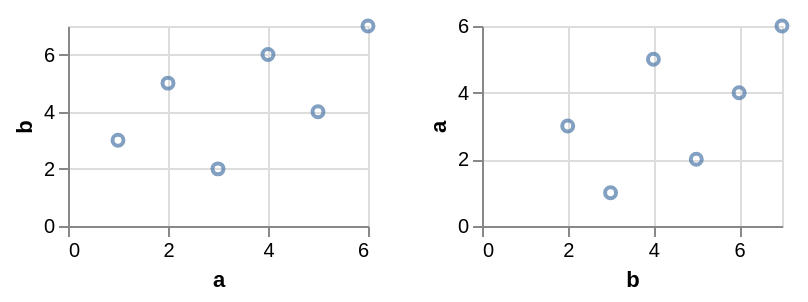

Write the Vega-Lite specification saved for this chart.
### Vega-Lite specification from a JSON file in a GitHub repository (floating-point values rounded to 4 significant figures)
{"$schema": "https://vega.github.io/schema/vega-lite/v6.json", "data": {"values": [{"a": 1, "b": 3, "c": "x", "d": "2020-01-01"}, {"a": 2, "b": 5, "c": "y", "d": "2020-03-01"}, {"a": 3, "b": 2, "c": "x", "d": "2020-06-01"}, {"a": 4, "b": 6, "c": "z", "d": "2020-09-01"}, {"a": 5, "b": 4, "c": "y", "d": "2021-01-01"}, {"a": 6, "b": 7, "c": "z", "d": "2021-04-01"}]}, "params": [{"name": "brush", "select": "interval"}], "hconcat": [{"width": 150, "height": 100, "mark": "point", "encoding": {"x": {"field": "a", "type": "quantitative"}, "y": {"field": "b", "type": "quantitative"}}}, {"width": 150, "height": 100, "mark": "point", "encoding": {"x": {"field": "b", "type": "quantitative"}, "y": {"field": "a", "type": "quantitative"}}}]}
